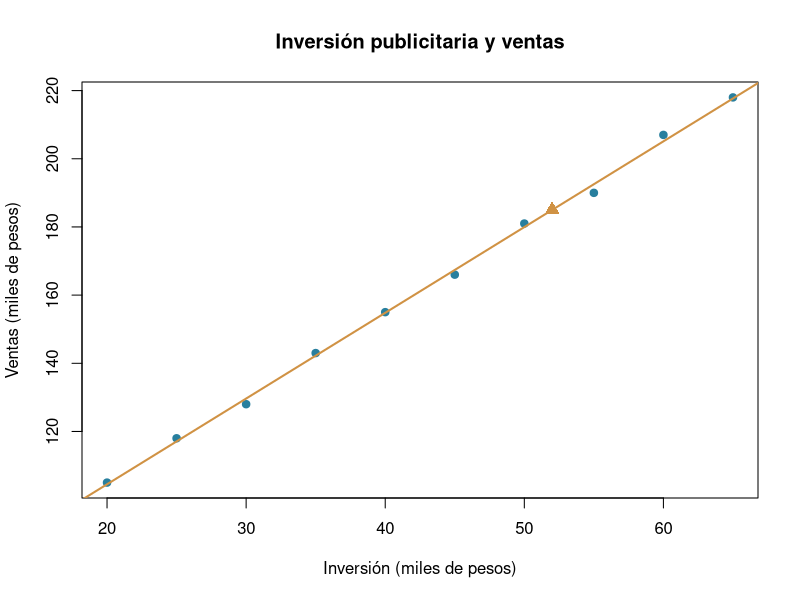

Generate this figure with R:
# Proyecto 11 | Regresión lineal simple
# Estudio la relación entre inversión en publicidad y ventas.
# Las cantidades están en miles de pesos.

# 1. Datos originales del examen final
inversion <- c(20, 25, 30, 35, 40, 45, 50, 55, 60, 65)
ventas <- c(105, 118, 128, 143, 155, 166, 181, 190, 207, 218)
datos <- data.frame(inversion, ventas)

# 2. Ajusto la regresión lineal
modelo <- lm(ventas ~ inversion, data = datos)
print(summary(modelo))

# 3. Reviso los coeficientes y el R cuadrado
coeficientes <- coef(modelo)
r_cuadrado <- summary(modelo)$r.squared
cat("\nIntercepto:", round(coeficientes[1], 4), "\n")
cat("Pendiente:", round(coeficientes[2], 4), "\n")
cat("R cuadrado:", round(r_cuadrado, 4), "\n")

# 4. Pronóstico: ¿cuánto venderíamos con 52 mil en publicidad?
pronostico <- predict(modelo, newdata = data.frame(inversion = 52))
cat("Pronóstico para inversión de 52 mil:", round(pronostico, 2),
    "mil pesos en ventas\n")

# 5. Gráfico con los datos y la recta estimada
if (!dir.exists("figuras")) dir.create("figuras")
png("figuras/regresion-publicidad-ventas.png", width = 1000, height = 650, res = 140)
plot(inversion, ventas, pch = 19, col = "#287F9E",
     main = "Inversión publicitaria y ventas",
     xlab = "Inversión (miles de pesos)",
     ylab = "Ventas (miles de pesos)")
abline(modelo, col = "#D09244", lwd = 2)
points(52, pronostico, pch = 17, col = "#D09244", cex = 1.5)
dev.off()

# Un ajuste muy alto no demuestra causalidad.
